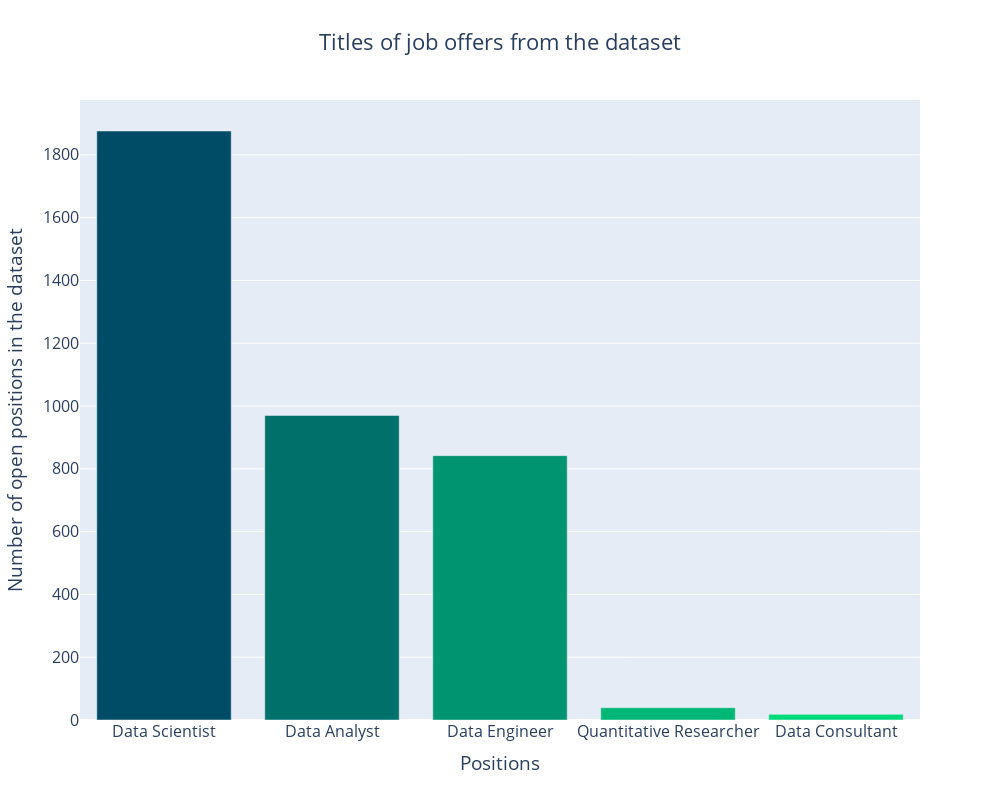

The code cell stored with this chart in its notebook:
### Markdown cell above
## Which Job Titles and which Keywords are being used?

### Code cell
# Which titles are used for the jobs?
jobs_names_df = pd.DataFrame(df["Compare Title"].value_counts().reset_index())

jobs_names_df.columns = ["Job Title","Count"]
jobs_names_df["Job Title"].replace("", np.nan, inplace = True)
jobs_names_df.dropna(subset = ["Job Title"], inplace = True)
plotlyplot(jobs_names_df, 10, "Titles of job offers from the dataset", colors = colors_6, xtitle = "Positions", ytitle = "Number of open positions in the dataset")

### Figure 1 — Plotly figure (JSON) as saved in the notebook; plotly's stock layout.template omitted (floating-point values rounded to 4 significant figures)
{"data": [{"marker": {"color": ["#004c66", "#00706b", "#009470", "#00b775", "#00db7a", "#00ff7f"]}, "type": "bar", "x": ["Data Scientist", "Data Analyst", "Data Engineer", "Quantitative Researcher", "Data Consultant"], "y": [1876, 970, 842, 39, 18]}], "layout": {"font": {"size": 16}, "height": 800, "title": {"text": "Titles of job offers from the dataset", "x": 0.5}, "width": 1000, "xaxis": {"autorange": true, "range": [-0.5, 4.5], "title": {"text": "Positions"}, "type": "category"}, "yaxis": {"autorange": true, "range": [0, 1975.0], "title": {"text": "Number of open positions in the dataset"}, "type": "linear"}}}
